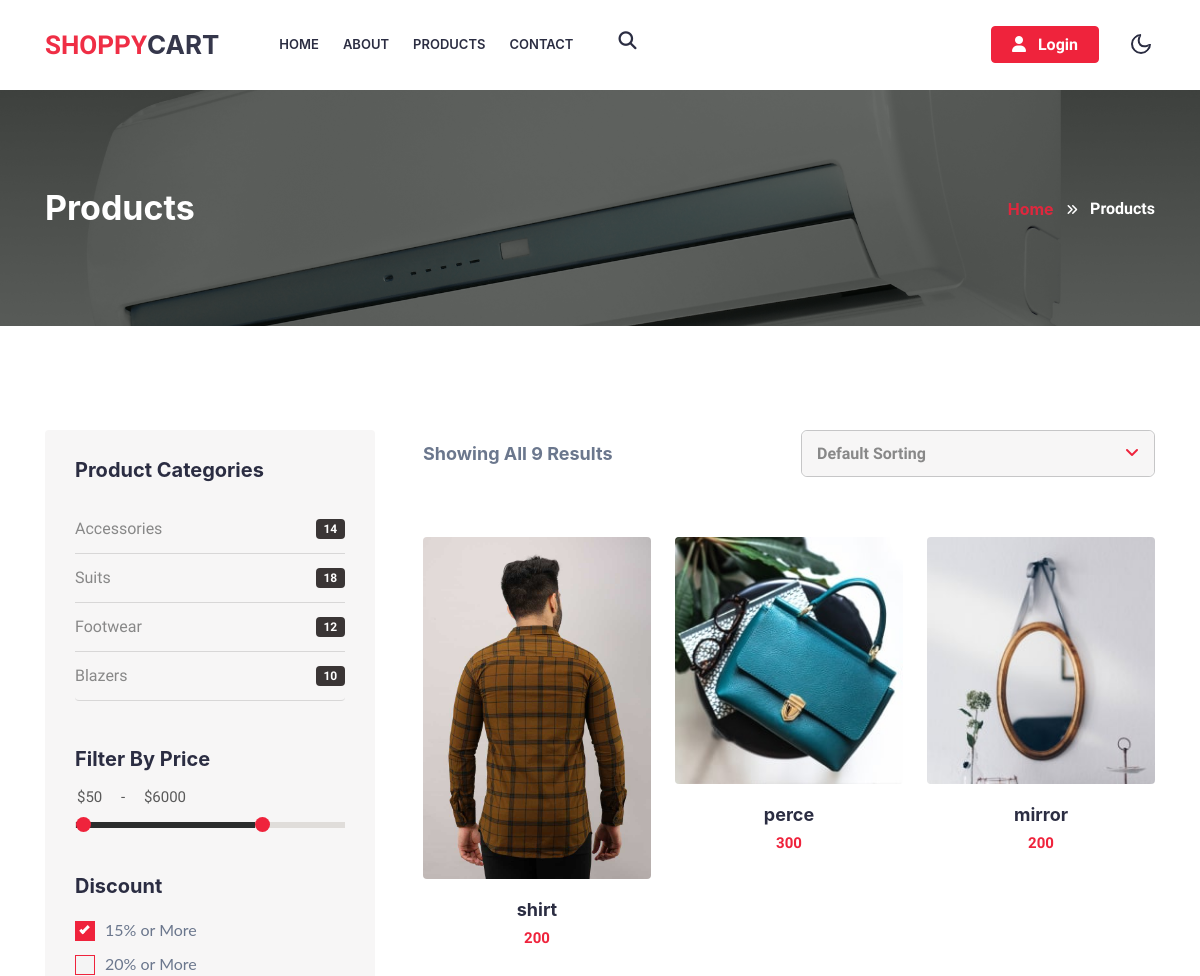
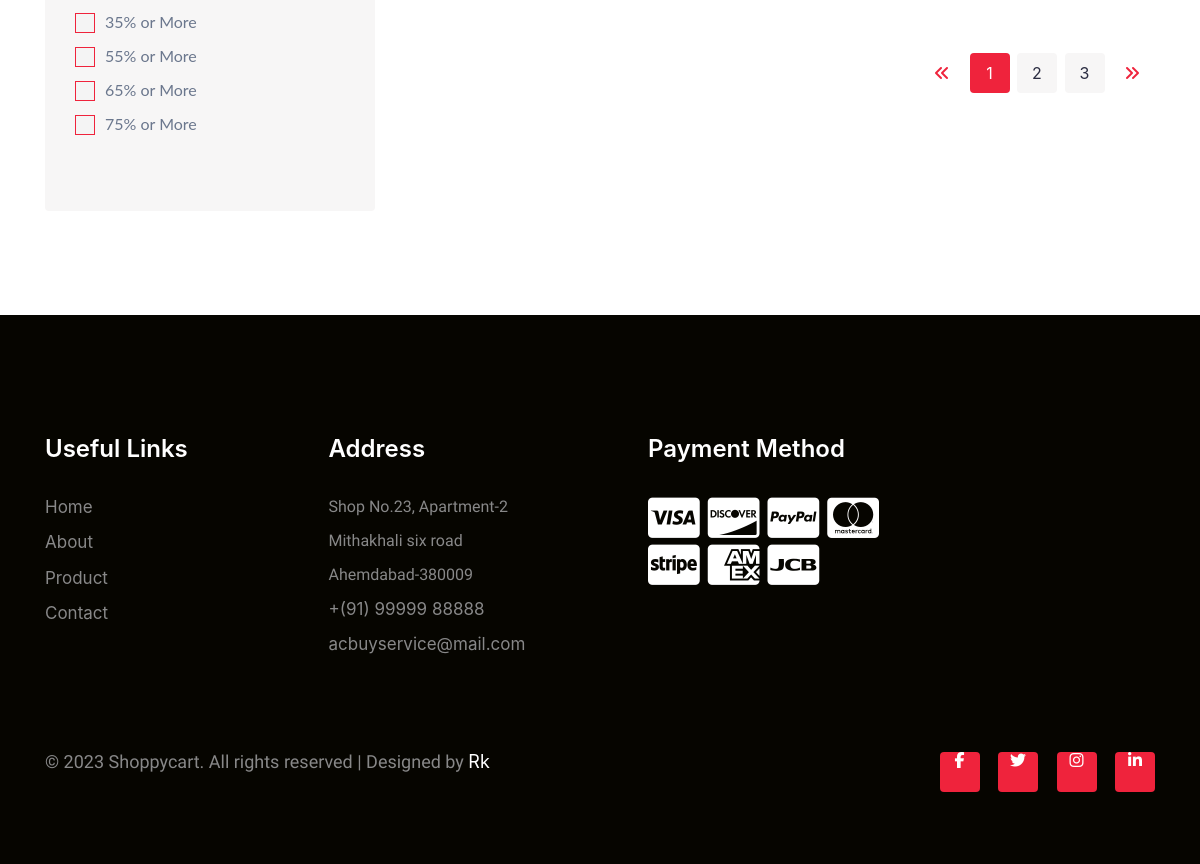
Page /shop/products/ on the committed database (2 pictures, top to bottom).
### shop/models.py (models this page shows, shortened)
class product(models.Model):
    product_id = models.AutoField(primary_key=True)
    product_name = models.CharField(max_length=50)
    category = models.CharField(max_length=50, default="")
    subcategory = models.CharField(max_length=50, default="")
    price = models.IntegerField(default=0)
    desc = models.CharField(max_length=300)
    pub_date = models.DateField()
    image = models.ImageField(upload_to='static/images', default="")

### shop/views.py (the view)
# urls.py: path('products/', views.products,name='product'),
def products(request):
    productdata = product.objects.all()
    data = {
        'productdata':productdata
    }
    return render(request, 'products.html',data)

### shop/templates/products.html (shortened to what this page needs)
{% include 'header.html' %}
<!doctype html>
<html lang="en">
<head>
    <link rel="stylesheet" href="/static/css/style-liberty.css">
</head>
<body>
<body><link rel="stylesheet" href="../../../../../../static/css/font-awesome.min.css">
    <section class="w3mid-gap"></section>
    <div class="inner-banner py-5">
        <section class="w3l-breadcrumb text-left py-sm-5 ">
            <div class="container">
                <div class="w3breadcrumb-gids">
                    <div class="w3breadcrumb-left text-left">
                        <h2 class="inner-w3-title">
                            Products </h2>
                    </div>
                    <div class="w3breadcrumb-right">
                        <ul class="breadcrumbs-custom-path">
                            <li><a href="/shop/">Home</a></li>
                            <li class="active"><span class="fas fa-angle-double-right mx-2"></span> Products </li>
                        </ul>
                    </div>
                </div>
            </div>
        </section>
    </div>
    <section class="w3l-ecommerce-main">
        <div class="ecom-contenthny w3l-ecommerce-main-inn py-5">
            <div class="container py-lg-5">
                <div class="ecommerce-grids row">
                    <div class="ecommerce-left-hny col-lg-4">
                        <aside class="pe-lg-4">
                            <div class="sider-bar">
                                <div class="single-gd mb-5">
                                    <h4>Product Categories</h4>
                                    <ul class="list-group single">
                                        <li class="list-group-item d-flex justify-content-between align-items-center">
                                            Accessories
                                            <span class="badge badge-primary badge-pill">14</span>
                                        </li>
                                        <li class="list-group-item d-flex justify-content-between align-items-center">
                                            Suits
                                            <span class="badge badge-primary badge-pill">18</span>
                                        </li>
                                        <li class="list-group-item d-flex justify-content-between align-items-center">
                                            Footwear
                                            <span class="badge badge-primary badge-pill">12</span>
                                        </li>
                                        <li class="list-group-item d-flex justify-content-between align-items-center">
                                            Blazers
                                            <span class="badge badge-primary badge-pill">10</span>
                                        </li>
                                    </ul>
                                </div>
                                <div class="single-gd mb-5">
                                    <h4>Filter by Price</h4>
                                    <ul class="dropdown-vjm-transitu6">
                                        <li>
                                            <div id="slider-range" class="ui-slider ui-slider-horizontal ui-widget ui-widget-content ui-corner-all">
                                                <a class="ui-slider-handle ui-state-default ui-corner-all" href="#" style="left: 0.555556%;"></a><a class="ui-slider-handle ui-state-default ui-corner-all" href="#" style="left: 66.6667%;"></a>
                                            </div>
                                            <input type="text" id="amount" style="border: 0; color: #ffffff; font-weight: normal;">
                                        </li>
                                    </ul>
                                </div>
                                <div class="single-gd mb-5">
                                    <h4>Discount </h4>
                                    <div classes="box-hny">
                                        <label class="containerhny-checkbox">15% or More
                                            <span class="checkmark"></span>
                                        </label>
                                        <label class="containerhny-checkbox">20% or More
                                            <span class="checkmark"></span>
                                        </label>
                                        <label class="containerhny-checkbox">35% or More
                                            <span class="checkmark"></span>
                                        </label>
                                        <label class="containerhny-checkbox">55% or More
                                            <span class="checkmark"></span>
                                        </label>
                                        <label class="containerhny-checkbox">65% or More
                                            <span class="checkmark"></span>
                                        </label>
                                        <label class="containerhny-checkbox">75% or More
                                            <span class="checkmark"></span>
                                        </label>
                                    </div>
                                </div>
                            </div>
                        </aside>
                    </div>
                    <div class="ecommerce-right-hny col-lg-8">
                        <div class="row ecomhny-topbar">
                            <div class="col-6 ecomhny-result">
                                <h4 class="ecomhny-result-count"> Showing all 9 Results</h4>
                            </div>
                            <div class="col-6 ecomhny-topbar-ordering">
                                <div class="ecom-ordering-select d-flex">
                                    <span class="fa fa-angle-down" aria-hidden="true"></span>
                                    <select>
                                        <option value="default" selected="selected">Default Sorting</option>
                                    </select>
                                </div>
                            </div>
                        </div>
                        <div class="ecom-products-grids row">
                            {% for i in productdata %}
                            <div class="col-lg-4 col-6 product-incfhny mt-4">
                                <div class="product-grid2 shopv">
                                    <div class="product-image2">
                                        <a href="/shop/product-single/{{i.product_id}}">
                                            <img class="pic-1 img-fluid radius-image" src="/media/{{i.image}}">
                                        </a>
                                    </div>
                                    <div class="product-content">
                                        <h3 class="title"><a href="/shop/product-single/{{i.product_id}}">{{i.product_name}} </a></h3>
                                        <span class="price">{{i.price}}</span>
                                    </div>
                                </div>
                            </div>
                            {% endfor %}
                        </div>
                        <div class="pagination">
                            <ul>
                                <li class="prev"><a href="#page-number"><span class="fa fa-angle-double-left"></span></a></li>
                                <li><a href="#page-number" class="active">1</a></li>
                                <li><a href="#page-number">2</a></li>
                                <li><a href="#page-number">3</a></li>
                                <li class="next"><a href="#page-number"><span class="fa fa-angle-double-right"></span></a></li>
                            </ul>
                        </div>
                    </div>
                </div>
            </div>
        </div>
    </section>
</body>
</html>
{% include 'footer.html' %}

### shop/templates/products.html (style rules this page uses)
* { box-sizing: border-box; font-family: -apple-system, BlinkMacSystemFont, "Segoe UI", Roboto, Oxygen-Sans, Ubuntu, Cantarell, "Helvetica Neue", sans-serif; }

### rows in the picture
product: image (picture), product_name "shirt", price "200"
product: image (picture), product_name "perce", price "300"
product: image (picture), product_name "mirror", price "200"
